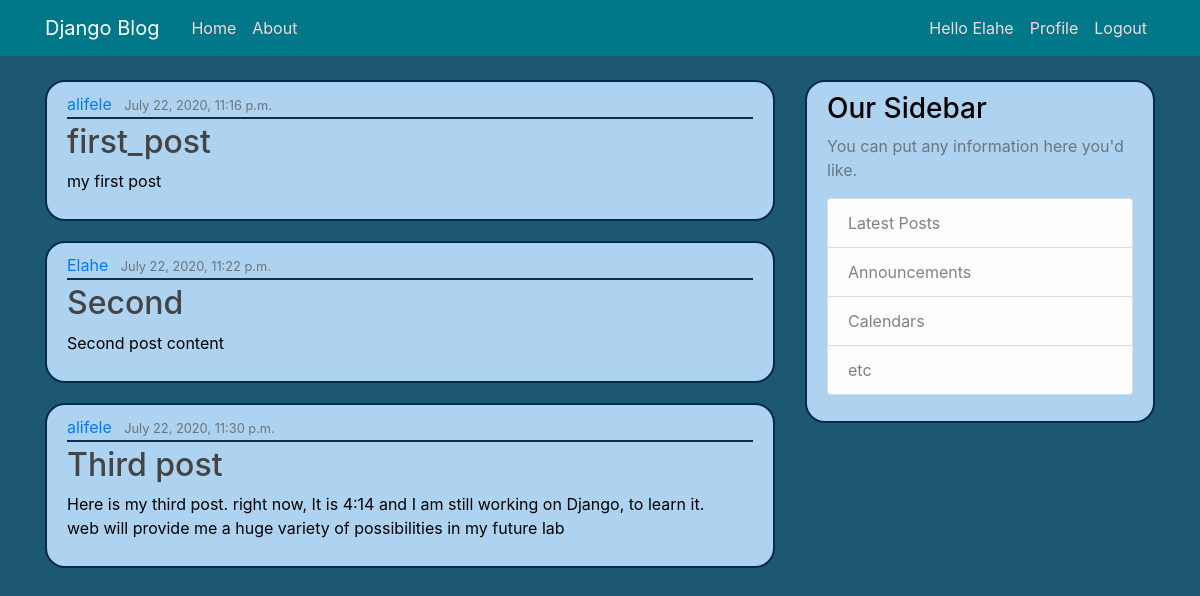
Screenshot of / (signed in) with the database file from the repository.
### blog/models.py (models this page shows, shortened)
class Post(models.Model):
    title  = models.CharField(max_length=100)
    content = models.TextField()
    date_posted = models.DateTimeField(default=timezone.now)
    author = models.ForeignKey(User, on_delete=models.CASCADE)

### blog/views.py (the view)
# urls.py: path('', views.home, name='blog-home'),
def home(request):
    context = {
    'posts':Post.objects.all(),
    'title':title
    }
    return render(request,'blog/home.html', context)

### blog/templates/blog/home.html
{% extends "blog/base.html" %}
{% block content  %}
  {%for post in posts%}
    <article class="media content-section">
      <div class="media-body">
        <div class="article-metadata">
          <a class="mr-2" href="#">{{ post.author }}</a>
          <small class="text-muted">{{ post.date_posted }}</small>
        </div>
        <h2><a class="article-title" href="#">{{ post.title }}</a></h2>
        <p class="article-content">{{ post.content }}</p>
      </div>
    </article>
  {% endfor %}
{% endblock %}

### blog/templates/blog/base.html (shortened to what this page needs)
{% load static %}
<!DOCTYPE html>
<html lang="en" dir="ltr">
  <head>
    <link rel="stylesheet" href="https://maxcdn.bootstrapcdn.com/bootstrap/4.0.0/css/bootstrap.min.css">
    <link rel="stylesheet" href="{% static "blog/main.css" %}">
  </head>
  <body>
    <header class="site-header">
      <nav class="navbar navbar-expand-md navbar-dark bg-steel fixed-top">
        <div class="container">
          <a class="navbar-brand mr-4" href="{% url 'blog-home' %}">Django Blog</a>
          <div class="collapse navbar-collapse" id="navbarToggle">
            <div class="navbar-nav mr-auto">
              <a class="nav-item nav-link" href="{% url 'blog-home' %}">Home</a>
              <a class="nav-item nav-link" href="{% url 'blog-about' %}">About</a>
            </div>
            <div class="navbar-nav">
              {% if user.is_authenticated %}
                <a class="nav-item nav-link" href="#">Hello {{ user }}</a>
                <a class="nav-item nav-link" href="{% url 'profile' %}">Profile</a>
                <a class="nav-item nav-link" href="{% url 'logout' %}">Logout</a>
              {% else %}
                <a class="nav-item nav-link" href="{% url 'login' %}">Login</a>
                <a class="nav-item nav-link" href="{% url 'register' %}">Register</a>
              {% endif %}
            </div>
          </div>
        </div>
      </nav>
    </header>
    <main role="main" class="container">
      <div class="row">
        <div class="col-md-8">
          {% block content %}{% endblock %}
        </div>
        <div class="col-md-4">
          <div class="content-section">
            <h3>Our Sidebar</h3>
            <p class='text-muted'>You can put any information here you'd like.
              <ul class="list-group">
                <li class="list-group-item list-group-item-light">Latest Posts</li>
                <li class="list-group-item list-group-item-light">Announcements</li>
                <li class="list-group-item list-group-item-light">Calendars</li>
                <li class="list-group-item list-group-item-light">etc</li>
              </ul>
            </p>
          </div>
        </div>
      </div>
    </main>
  </body>
</html>

### blog/static/blog/main.css (style rules this page uses)
body { background: #1c5870; color: #000; margin-top: 5rem; }
h1, h2, h3, h4, h5, h6 { color: #000; }
ul { margin: 0; }
.bg-steel { background-color: #00788a; }
.site-header .navbar-nav .nav-link { color: #Fbd5db; }
.content-section { background: #add3f0; padding: 10px 20px; border: 2px solid #002b4d; border-radius: 20px; margin-bottom: 20px; }
.article-title { color: #444444; }
.article-content { white-space: pre-line; }
.article-metadata { padding-bottom: 1px; margin-bottom: 4px; border-bottom: 2px solid #112d45 }

### rows the page displays
Post: author "alifele", date_posted "July 22, 2020, 11:16 p.m.", title "first_post", content "my first post"
Post: author "Elahe", date_posted "July 22, 2020, 11:22 p.m.", title "Second", content "Second post content"
Post: author "alifele", date_posted "July 22, 2020, 11:30 p.m.", title "Third post", content "Here is my third post. right now, It is 4:14 and I am still working on Django, to learn it. web will provide me a huge variety of possibilities in my future lab"

### other values shown
{{ user }} "Elahe"
